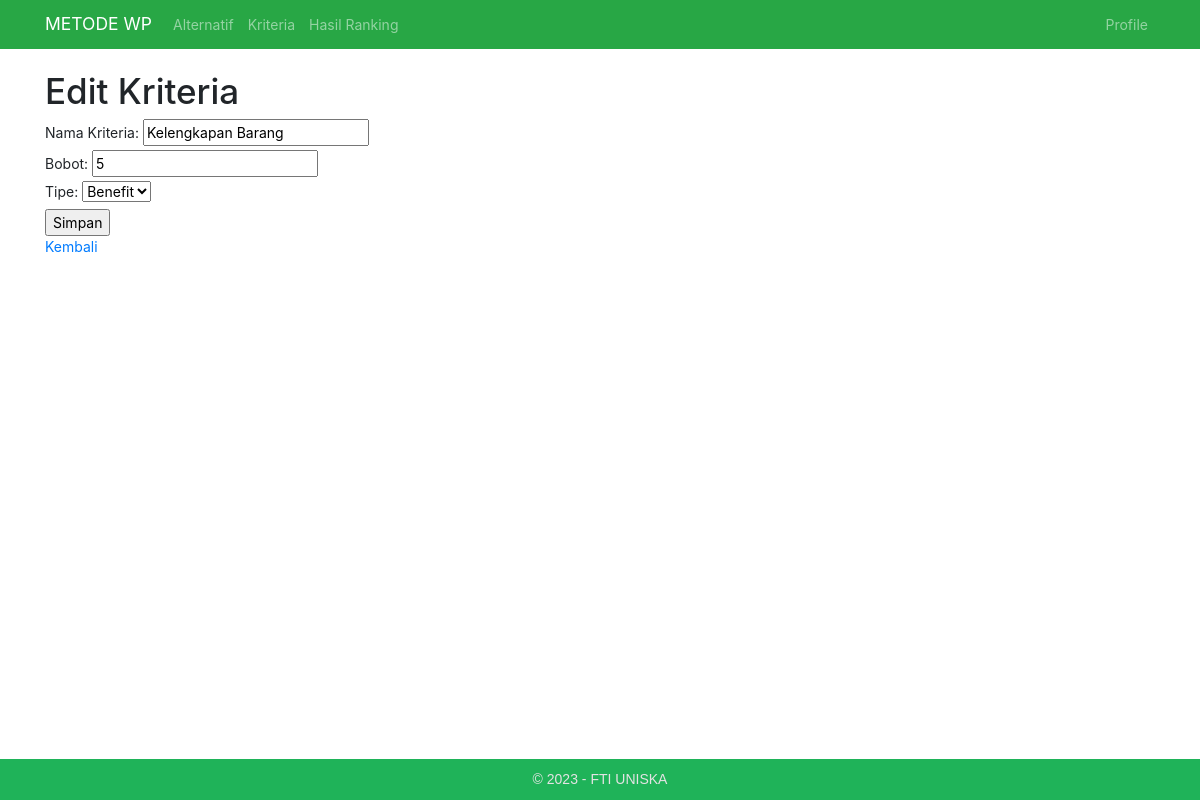
Page /edit_criteria.php?id=1 on the committed database.
### tables this page shows
CREATE TABLE `criteria` (
  `id` int(11) NOT NULL,
  `name` varchar(255) NOT NULL,
  `weight` float NOT NULL,
  `type` enum('benefit','cost') NOT NULL
);

### criteria.php (called while the page is built, shortened)
<?php
$connection = new mysqli("localhost", "root", "", "spk_kemal");
function getCriteria($id)
{
    global $connection;
    $query = "SELECT * FROM criteria WHERE id = $id";
    $result = $connection->query($query);
    if ($result && $result->num_rows > 0) {
        return $result->fetch_assoc();
    }
    return null;
}

### edit_criteria.php (the view, shortened to what this page needs)
<?php
include 'header.php';
?>
<head>
</head>
<body>
    <h1>Edit Kriteria</h1>
    <?php
    require_once 'criteria.php';
    $id = $_GET['id'];
    $criteria = getCriteria($id);
    if ($criteria) {
    ?>
        <form method="post" action="process_criteria.php?id=<?php echo $id; ?>">
            <label for="name">Nama Kriteria:</label>
            <input type="text" name="name" id="name" value="<?php echo $criteria['name']; ?>" required>
            <br>
            <label for="weight">Bobot:</label>
            <input type="text" name="weight" id="weight" value="<?php echo $criteria['weight']; ?>" required>
            <br>
            <label for="type">Tipe:</label>
            <select name="type" id="type" required>
                <option value="benefit" <?php if ($criteria['type'] === 'benefit') echo 'selected'; ?>>Benefit</option>
            </select>
            <br>
            <input type="submit" value="Simpan">
        </form>
    <?php
    } else {
        echo "Kriteria tidak ditemukan.";
    }
    ?>
    <a href="kriteria.php">Kembali</a>
</body>
<?php
include 'footer.php';
?>

### header.php (style rules this page uses)
* { font-size: 14px; }
html { position: relative; min-height: 100%; }
body { margin-bottom: 60px; }

### rows in the picture
criteria: name "Kelengkapan Barang", weight "5", type "Benefit"
